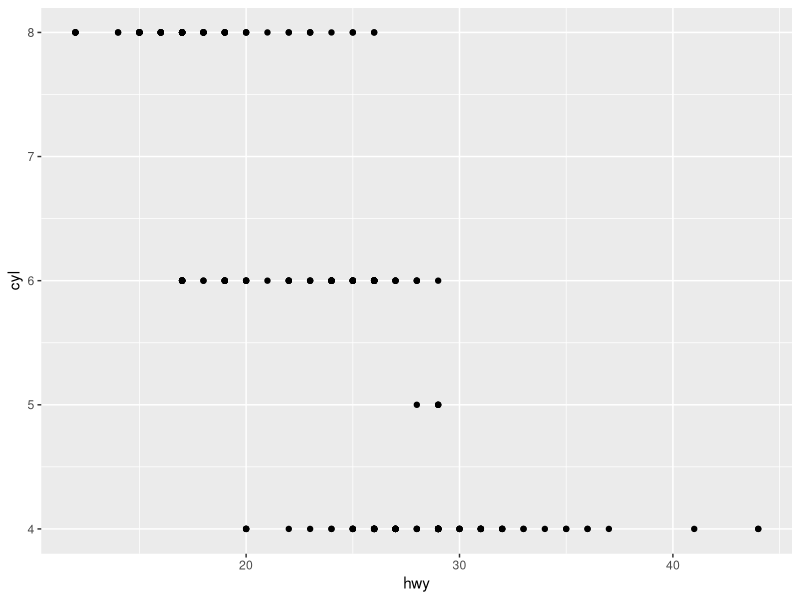
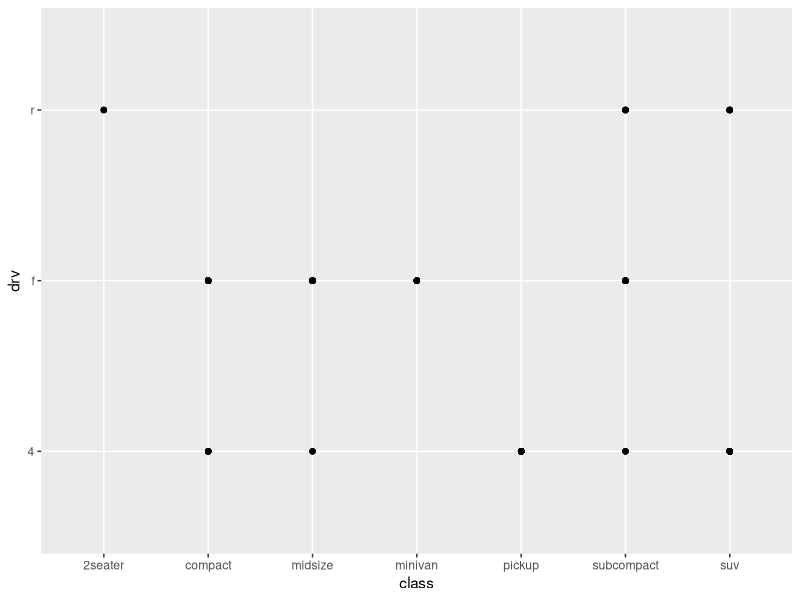
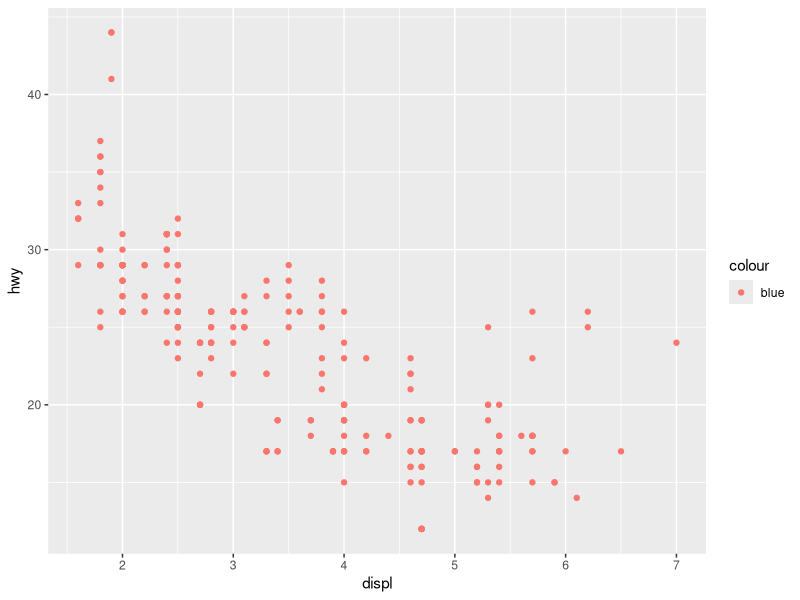
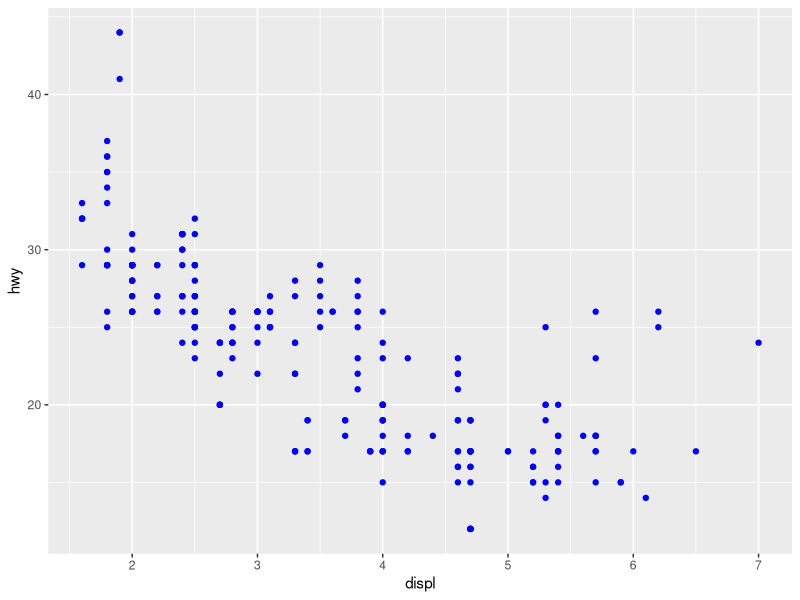
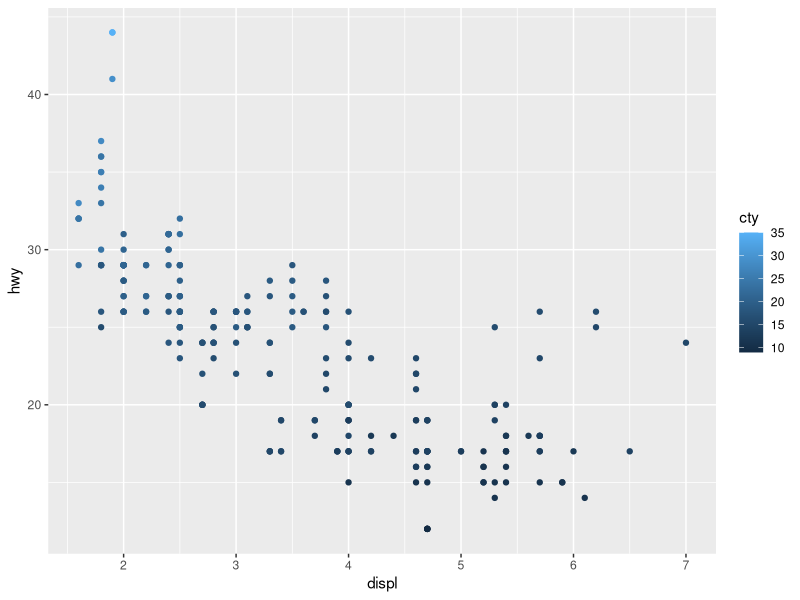
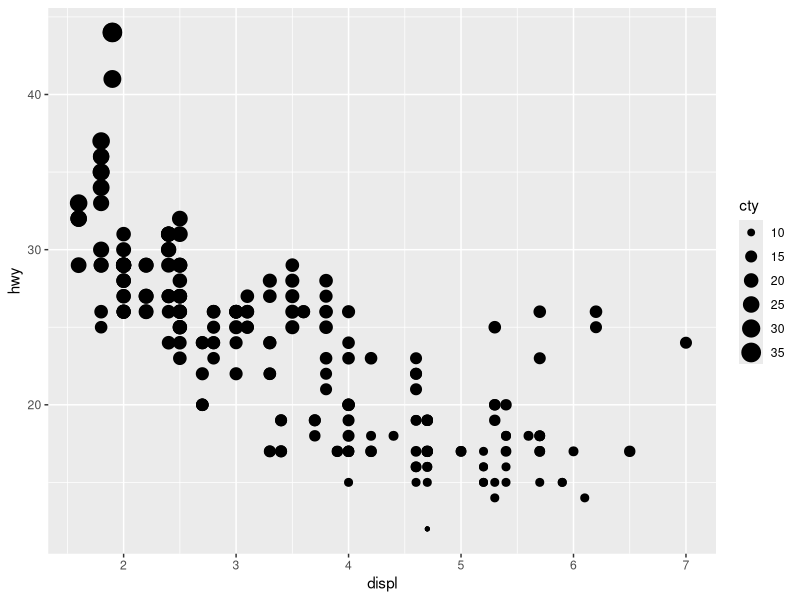
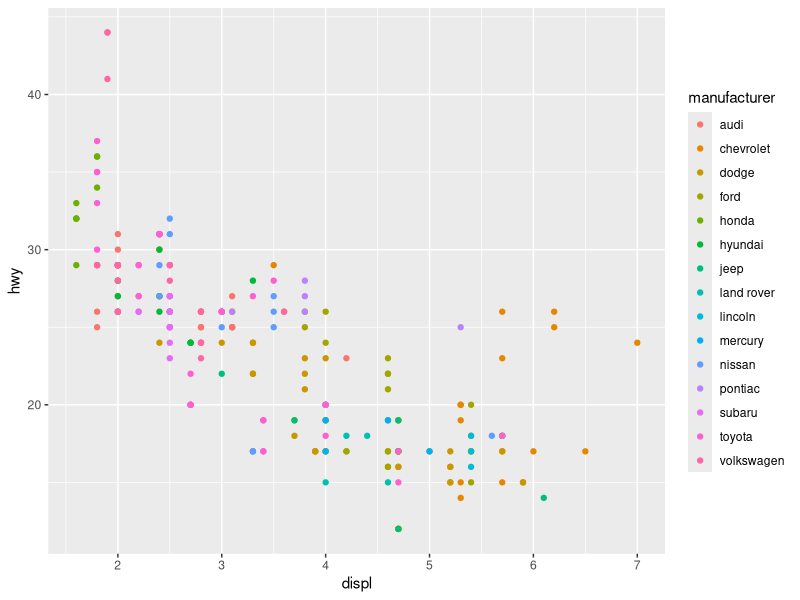
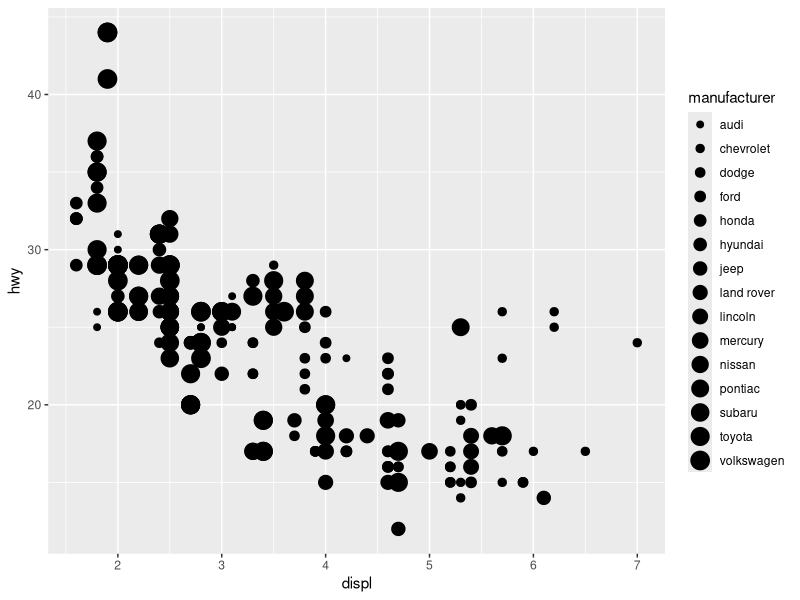

Here is the R script that generated these plots, in order:
## ---- chunk 1
knitr::opts_chunk$set(echo = TRUE)

library(tidyverse) #loads the ggplot2 package. Could also use library(ggplot2)
library(maps)
library(mapproj)
## ---- chunk 2
ggplot(data = mpg, aes(x = hwy, y = cyl)) +
  geom_point()
## ---- chunk 3
ggplot(data = mpg, aes(x = class, y = drv)) +
  geom_point()
## ---- chunk 4
ggplot(data = mpg) + 
  geom_point(mapping = aes(x = displ, y = hwy, color="blue"))

# here ya go:
ggplot(data = mpg) + 
  geom_point(mapping = aes(x = displ, y = hwy), color = "blue")
## ---- chunk 5
# continuous variables:
ggplot(data = mpg) + 
  geom_point(mapping = aes(x = displ, y = hwy, color = cty))
# color w/ continuous looks good, but not easiest to read, better for cat.

ggplot(data = mpg) + 
  geom_point(mapping = aes(x = displ, y = hwy, size = cty))
# size w/ continuous looks great!

#ggplot(data = mpg) + 
  #geom_point(mapping = aes(x = displ, y = hwy, shape = cty))
# shape w/ continuous doesn't work - error cant map cont variable to shape

# categorical variables:
ggplot(data = mpg) + 
  geom_point(mapping = aes(x = displ, y = hwy, color = manufacturer))
# color looks great - actually better than for continuous

ggplot(data = mpg) + 
  geom_point(mapping = aes(x = displ, y = hwy, size = manufacturer))
# size is fine, but I think better for continuous

ggplot(data = mpg) + 
  geom_point(mapping = aes(x = displ, y = hwy, shape = manufacturer))
# only can do shape palette for six discrete values - error message and doesn't work with more than 6 
## ---- chunk 6
ggplot(data = mpg) + 
  geom_point(mapping = aes(x = displ, y = manufacturer, size = manufacturer))
## ---- chunk 7
ggplot(data = mpg) + 
  geom_point(mapping = aes(x = displ, y = manufacturer, color = displ <5))
## ---- chunk 8
# this is good
ggplot(data = mpg) + 
  geom_point(mapping = aes(x = displ, y = hwy)) + 
  facet_wrap(~ class, nrow = 2)

# w/ continuous variable it gets super hectic super quickly, not worth it too crazy!
ggplot(data = mpg) + 
  geom_point(mapping = aes(x = displ, y = hwy)) + 
  facet_wrap(~ cty, nrow = 2)
## ---- chunk 9
ggplot(data = mpg) + 
  geom_point(mapping = aes(x = displ, y = hwy)) + 
  facet_grid(drv ~ cyl)
## ---- chunk 10
ggplot(data = mpg) + 
  geom_point(mapping = aes(x = displ, y = hwy)) +
  facet_grid(drv ~ .)

ggplot(data = mpg) + 
  geom_point(mapping = aes(x = displ, y = hwy)) +
  facet_grid(. ~ cyl)
## ---- chunk 11
ggplot(data = mpg) + 
  geom_point(mapping = aes(x = displ, y = hwy)) + 
  facet_wrap(~ class, nrow = 2)
## ---- chunk 12
ggplot(data = mpg) +
  geom_line(mapping = aes(x = displ, y = hwy))

ggplot(data = mpg) +
  geom_boxplot(mapping = aes(x = drv, y = hwy)) # x has to be categorical

ggplot(data = mpg) +
  geom_histogram(mapping = aes(x = displ))

ggplot(data = mpg) +
  geom_area(mapping = aes(x = displ, y = hwy))
## ---- chunk 13
ggplot(data = mpg, mapping = aes(x = displ, y = hwy)) + 
  geom_point() + 
  geom_smooth()

ggplot() + 
  geom_point(data = mpg, mapping = aes(x = displ, y = hwy)) + 
  geom_smooth(data = mpg, mapping = aes(x = displ, y = hwy))
## ---- chunk 14
#1
ggplot(data = mpg, mapping = aes(x = displ, y = hwy)) + 
  geom_point() +
  geom_smooth(se = FALSE)

#2
ggplot(data = mpg, mapping = aes(x = displ, y = hwy, group = drv)) + 
  geom_point() + 
  geom_smooth(se = FALSE)

#3
ggplot(data = mpg, mapping = aes(x = displ, y = hwy, color = drv)) +
  geom_point() + 
  geom_smooth(se = FALSE)

#4
ggplot() + 
  geom_point(data = mpg, mapping = aes(x = displ, y = hwy, color = drv)) + 
  geom_smooth(data = mpg, mapping = aes(x = displ, y = hwy), se = FALSE)

#5
ggplot() + 
  geom_point(data = mpg, mapping = aes(x = displ, y = hwy, color = drv)) + 
  geom_smooth(data = mpg, mapping = aes(x = displ, y = hwy, linetype = drv), se = FALSE)

#6
ggplot() + 
  geom_point(data = mpg, mapping = aes(x = displ, y = hwy), color = 'white', size = 4) +
  geom_point(data = mpg, mapping = aes(x = displ, y = hwy, color = drv), size = 2)
# super cool! so there's probably a way to create a border of each point, but instead I just made an all white set of points from the same x y data, then overlaid the same points but colored that were a bit smaller - creates the white outline! cool!
## ---- chunk 15
# instead of this
ggplot(data = diamonds) + 
  stat_summary(
    mapping = aes(x = cut, y = depth),
    fun.min = min,
    fun.max = max,
    fun = median
  )

# can do this
ggplot(data = diamonds) + 
  geom_pointrange(
    mapping = aes(x = cut, y = depth),
    stat = "summary", # default stat is identity so need to change it to summary here
    fun.min = min,
    fun.max = max,
    fun = median
  )
## ---- chunk 16
# instead of
ggplot(data = diamonds) +
  geom_bar(mapping = aes(x = cut, y = ..prop..))

# use this - specify group = 1 within mapping = aes()
ggplot(data = diamonds) + 
  geom_bar(mapping = aes(x = cut, y = ..prop.., group = 1))

# instead of 
ggplot(data = diamonds) +
  geom_bar(mapping = aes(x = cut, fill = color, y = ..prop..))

# use this - don't clearly understand all of it, but the y value creates a proportion, we can then fill off of this
ggplot(data = diamonds) + 
  geom_bar(mapping = aes(x = cut, y = ..count.. / sum(..count..), fill = color))
## ---- chunk 17
# overplotting
ggplot(data = mpg, mapping = aes(x = cty, y = hwy)) + 
  geom_point()

# so use jitter to fix this
ggplot(data = mpg, mapping = aes(x = cty, y = hwy)) + 
  geom_jitter()
## ---- chunk 18
# default here
ggplot(data = mpg, mapping = aes(x = drv, y = hwy, colour = class)) + 
  geom_boxplot()

# changing to identity stacks them on top of each other
ggplot(data = mpg, mapping = aes(x = drv, y = hwy, colour = class)) + 
  geom_boxplot(position = "identity")
## ---- chunk 19
nz <- map_data("nz")

ggplot(nz, aes(long, lat, group = group)) +
  geom_polygon(fill = "white", colour = "black")

ggplot(nz, aes(long, lat, group = group)) +
  geom_polygon(fill = "white", colour = "black") +
  coord_quickmap()
## ---- chunk 20
bar <- ggplot(data = diamonds) + 
  geom_bar(
    mapping = aes(x = cut, fill = cut), 
    show.legend = FALSE,
    width = 1
  ) + 
  theme(aspect.ratio = 1) +
  labs(x = NULL, y = NULL)

bar
bar + coord_flip()
bar + coord_polar() # this is cool!
## ---- chunk 21
ggplot(mpg, aes(x = factor(1), fill = drv)) +
  geom_bar(width = 1) # stacked bar chart

ggplot(mpg, aes(x = factor(1), fill = drv)) +
  geom_bar(width = 1) +
  coord_polar() # interesting, this makes a bullseye chart

# we need to specify theta = "y within coord_polar()
ggplot(mpg, aes(x = factor(1), fill = drv)) +
  geom_bar(width = 1) +
  coord_polar(theta = "y")
## ---- chunk 22
ggplot(data = mpg, mapping = aes(x = cty, y = hwy)) +
  geom_point() + 
  geom_abline() +
  coord_fixed()
